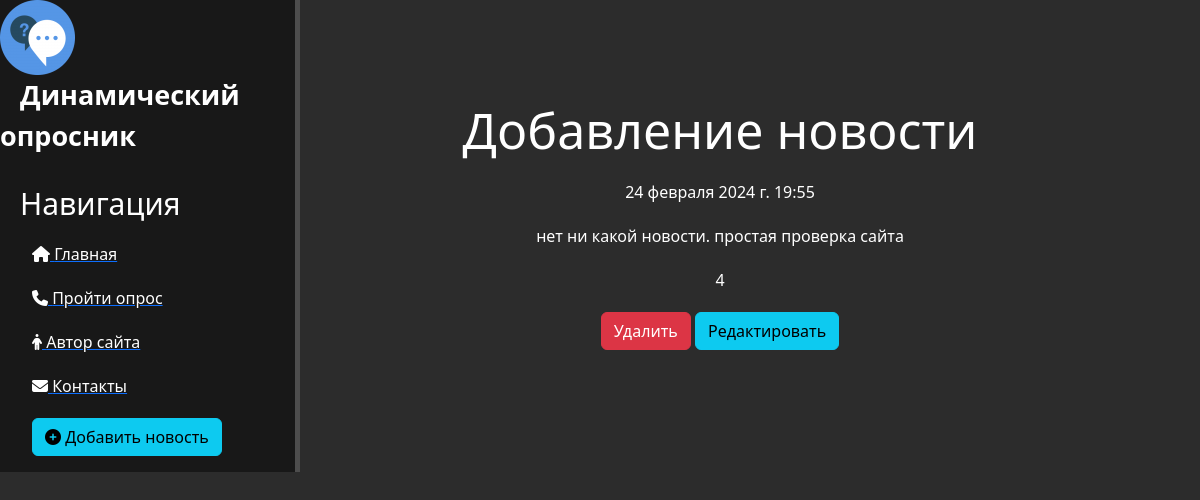
/news/4, run on an earlier commit of the app's database.
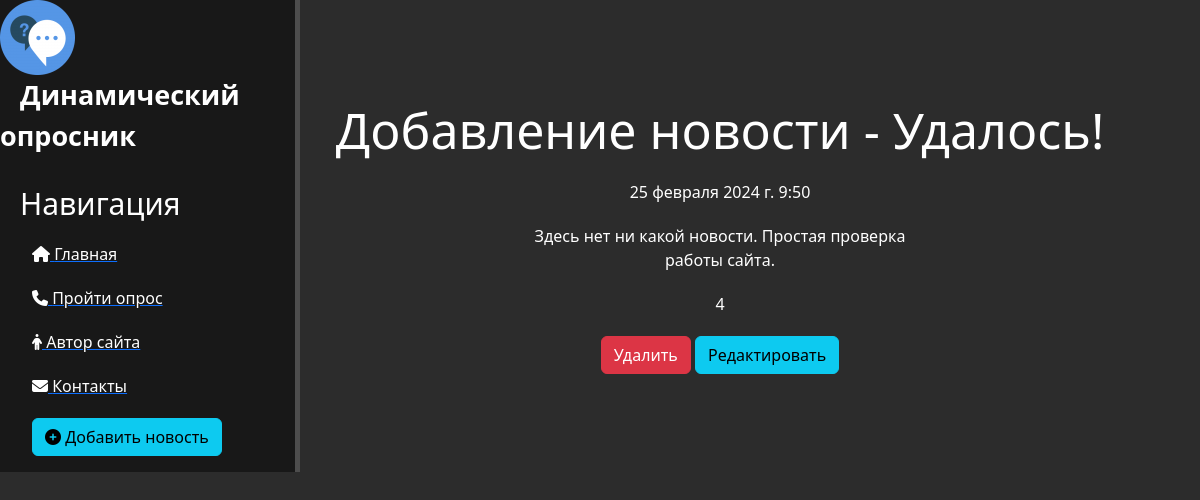
And on a later commit of the database.
### news/models.py (models this page shows, shortened)
class Articles(models.Model):
    title = models.CharField('Название', max_length=50)
    anons = models.CharField('Анонс', max_length=250)
    full_text = models.TextField('Статья')
    date = models.DateTimeField('Дата публикации')
    class Meta:
        verbose_name = "Новость"
        verbose_name_plural = "Новости"

### news/views.py (the view)
# urls.py: path('<int:pk>', views.NewsDetailView.as_view(), name='news-detail'),
class NewsDetailView(DetailView):
    model = Articles
    template_name = 'news/details_view.html'
    context_object_name = 'article'

### news/templates/news/details_view.html (shortened to what this page needs)
{% extends 'main/layout.html' %}
{% block content %}
    <div class="features">
        <h1>{{ article.title }}</h1>
        <p>{{ article.date }}</p>
        <p>{{ article.full_text }}</p>
        <p>{{ article.id }}</p>
        <a href="{% url 'news-delete' article.id %}" class="btn btn-danger">Удалить</a>
        <a href="{% url 'news-update' article.id %}" class="btn btn-info">Редактировать</a>
    </div>
{% endblock %}

What changed in the data, as far as the page shows it:
changed Articles id 4: title "Добавление новости" → "Добавление новости - Удалось!"; date "24 февраля 2024 г. 19:55" → "25 февраля 2024 г. 9:50"; full_text "нет ни какой новости. простая проверка сайта" → "Здесь нет ни какой новости. Простая проверка работы сайта."
